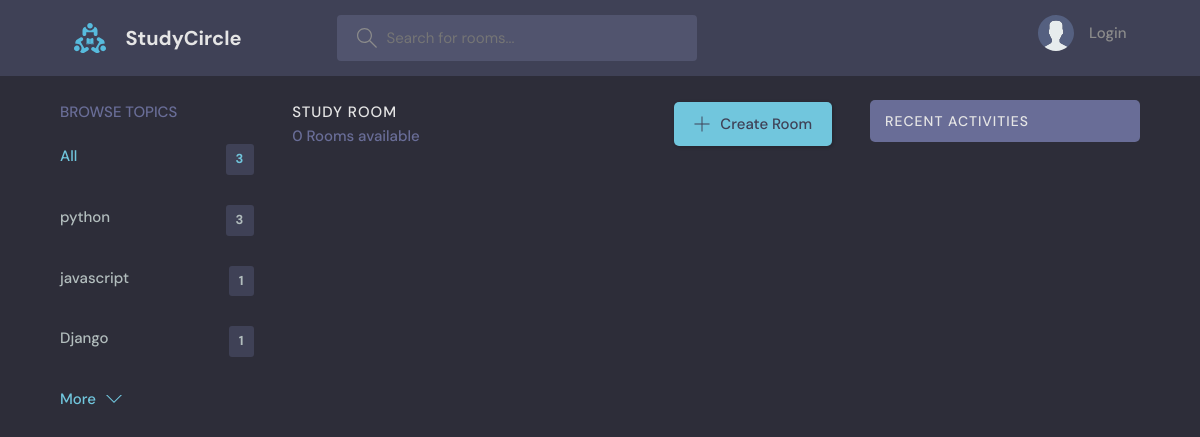
Page /?q=Anime on the earlier database version.
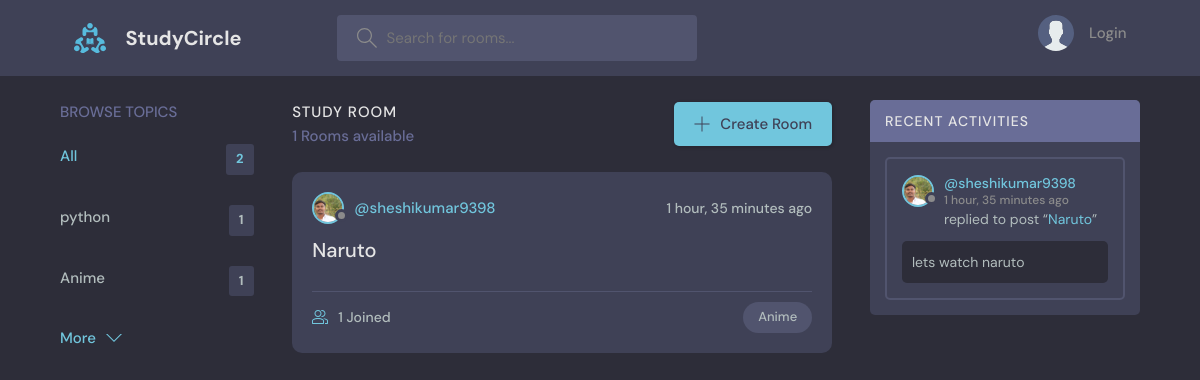
Same page on the later database version.
### base/models.py (models this page shows, shortened)
class Topic(models.Model):
    name=models.CharField(max_length=200)

class Room(models.Model):
    host=models.ForeignKey(User,on_delete=models.SET_NULL,null=True)
    topic=models.ForeignKey(Topic,on_delete=models.SET_NULL,null=True)
    name=models.CharField(max_length=200)
    description=models.TextField(null=True,blank=True)
    participants=models.ManyToManyField(User,related_name='participants', blank=True)
    updated=models.DateTimeField(auto_now=True)
    created=models.DateTimeField(auto_now_add=True)
    class Meta:
        ordering = ['-updated', '-created']
    def __str__(self):
        return self.name

class User(AbstractUser):
    name=models.CharField(max_length=200,null=True)
    email=models.EmailField(unique=True,null=True)
    bio=models.TextField(null=True)
    avatar=models.ImageField(null=True,default="avatar.svg")
    USERNAME_FIELD="email"
    REQUIRED_FIELDS=[]

class Message(models.Model):
    user=models.ForeignKey(User,on_delete=models.CASCADE)
    room=models.ForeignKey(Room,on_delete=models.CASCADE)
    body = models.TextField(null=True, blank=True)
    updated=models.DateTimeField(auto_now=True)
    created=models.DateTimeField(auto_now_add=True)
    class Meta:
        ordering = ['-updated', '-created']

### base/views.py (the view)
# urls.py: path('',views.home,name="home"),
def home(request):
    q=request.GET.get('q') if request.GET.get('q') !=None else ''
    rooms=Room.objects.filter(Q(topic__name__icontains=q) |
                              Q(name__icontains=q) |
                              Q(description__icontains=q)
                              )
    topics=Topic.objects.all()[0:5]
    room_count=rooms.count()
    room_messages=Message.objects.filter(Q(room__topic__name__icontains=q))
    context={'rooms':rooms,'topics':topics,'room_count':room_count,'room_messages':room_messages}
    return render(request,'base/home.html',context)

### base/templates/base/home.html (shortened to what this page needs)
{% extends 'main.html' %}
{% block content %}
    <main class="layout layout--3">
      <div class="container">
        {% include 'base/topics_components.html' %}
        <div class="roomList">
          <div class="roomList__header">
            <div>
              <h2>Study Room</h2>
              <p>{{room_count}} Rooms available</p>
            </div>
            <a class="btn btn--main" href="{% url 'create-room' %}">
              <svg version="1.1" xmlns="http://www.w3.org/2000/svg" width="32" height="32" viewBox="0 0 32 32">
                <title>add</title>
                <path
                  d="M16.943 0.943h-1.885v14.115h-14.115v1.885h14.115v14.115h1.885v-14.115h14.115v-1.885h-14.115v-14.115z"
                ></path>
              </svg>
              Create Room
            </a>
          </div>
        {% include 'base/feed_component.html' %}
        </div>
        {% include 'base/activity_components.html' %}
      </div>
    </main>
 {% endblock content %}

### templates/main.html (shortened to what this page needs)
<!DOCTYPE html>
{% load static %}
<html lang="en">
  <head>
    <link rel="stylesheet" href="{% static 'styles/style.css' %}" />
  </head>
  <body>
    {% include 'navbar.html' %}
    {% block content %}
    {% endblock %}
  </body>
</html>

### templates/navbar.html (shortened to what this page needs)
{% load static %}
<header class="header header--loggedIn">
    <div class="container">
      <a href="{% url 'home' %}" class="header__logo">
        <img src="{% static 'images/logo.svg' %}" />
        <h1>StudyCircle</h1>
      </a>
      <form class="header__search" method="GET" action="{% url 'home' %}">
        <label>
          <input name ="q" placeholder="Search for rooms..." />
        </label>
      </form>
      <nav class="header__menu">
        {% if request.user.is_authenticated %}
        <div class="header__user">
          <a href="{% url 'update-user' %}">
            <div class="avatar avatar--medium active">
              <img src="{{request.user.avatar.url}}" />
            </div>
            <p>{{request.user.username}} <span>@{{request.user.username}}</span></p>
          </a>
          <button class="dropdown-button">
            <svg version="1.1" xmlns="http://www.w3.org/2000/svg" width="32" height="32" viewBox="0 0 32 32">
              <title>chevron-down</title>
              <path d="M16 21l-13-13h-3l16 16 16-16h-3l-13 13z"></path>
            </svg>
          </button>
        </div>
        {% else %}
        <a href="{% url 'login' %}">
          <img src="{% static 'images/avatar.svg' %}" />
          <p>Login</p>
        </a>
        {% endif %}
      </nav>
    </div>
  </header>

### base/templates/base/topics_components.html
<div class="topics">
    <div class="topics__header">
      <h2>Browse Topics</h2>
    </div>
    <ul class="topics__list">
      <li>
        <a href="{% url 'home' %}" class="active">All <span>{{topics.count}}</span></a>
      </li>
      {% for topic in topics %}
      <li>
        <a href="{% url 'home' %}?q={{topic.name}}">{{topic.name}}<span>{{topic.room_set.all.count}}</span></a>
      </li>
      {% endfor %}
    </ul>
    <a class="btn btn--link" href="{% url 'topics' %}">
      More
      <svg version="1.1" xmlns="http://www.w3.org/2000/svg" width="32" height="32" viewBox="0 0 32 32">
        <title>chevron-down</title>
        <path d="M16 21l-13-13h-3l16 16 16-16h-3l-13 13z"></path>
      </svg>
    </a>
  </div>

### base/templates/base/feed_component.html (shortened to what this page needs)
{% for room in rooms %}
<div class="roomListRoom">
    <div class="roomListRoom__header">
      <a href="{% url 'user-profile' room.host.id %}" class="roomListRoom__author">
        <div class="avatar avatar--small">
          <img src="{{room.host.avatar.url}}" />
        </div>
        <span>@{{room.host.username}}</span>
      </a>
      <div class="roomListRoom__actions">
        <span>{{room.created|timesince}} ago</span>
      </div>
    </div>
    <div class="roomListRoom__content">
        <a href="{% url 'room' room.id %}">{{room.name}}</a>
    </div>
    <div class="roomListRoom__meta">
      <a href="{% url 'room' room.id %}" class="roomListRoom__joined">
        {{room.participants.all.count}} Joined
      </a>
      <p class="roomListRoom__topic">{{room.topic.name}}</p>
    </div>
  </div>
  {% endfor %}

### base/templates/base/activity_components.html (shortened to what this page needs)
<div class="activities">
    <div class="activities__header">
      <h2>Recent Activities</h2>
    </div>
    {% for message in room_messages %}
    <div class="activities__box">
      <div class="activities__boxHeader roomListRoom__header">
        <a href="{% url 'user-profile' message.user.id %}" class="roomListRoom__author">
          <div class="avatar avatar--small">
            <img src="{{message.user.avatar.url}}" />
          </div>
          <p>
            @{{message.user.username}}
            <span>{{message.created|timesince}} ago</span>
          </p>
        </a>
      </div>
      <div class="activities__boxContent">
        <p>replied to post “<a href="{% url 'room' message.room.id %}">{{message.room}}</a>”</p>
        <div class="activities__boxRoomContent">
          {{message.body}}
        </div>
      </div>
    </div>
    {% endfor %}
  </div>

Differences in the rows shown:
removed Topic: name "Django", room_set.all.count "1"
computed for Topic "python": room_set.all.count "3" → "1"
changed Topic: name "javascript" → "Anime"
added Room: host.avatar (picture), host.username "sheshikumar9398", created "1 hour, 35 minutes", name "Naruto", participants.all.count "1", topic.name "Anime"
now on this page (row edited): Message: user.avatar (picture), user.username "sheshikumar9398", created "1 hour, 35 minutes", room "Naruto", body "lets watch naruto"
Other differences:
{{ topics.count }}: "3" → "2"
{{ room_count }}: "0" → "1"
